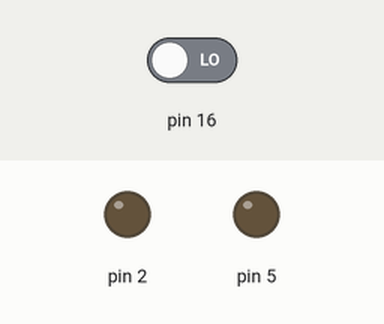
This sketch was run on a simulated Arduino Uno, built with avr-gcc and run on an emulated ATmega328P. On the bench: output pins drawn as LEDs (lit = HIGH). The inputs (shaded band) are chosen by the test bench; at power-on: pin 16 LOW.

Above: at 1.2 s.
1.3 s: pin 16 driven HIGH
At 2.5 s:
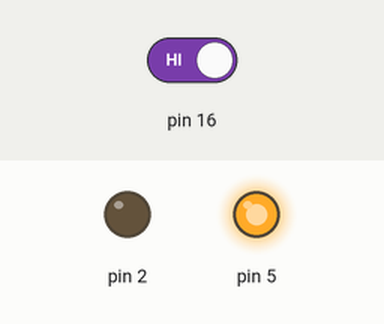
2.8 s: pin 16 driven LOW
At 3.7 s:
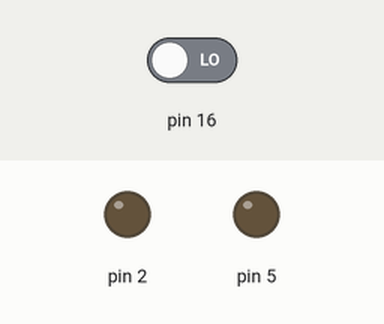
Timing chart, 0 to 5.8 s (numbered marks = the images above; inputs shaded):
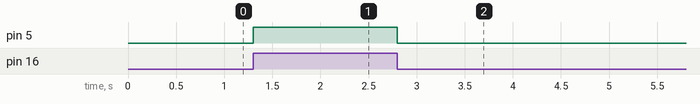

The sketch:

touch.ino
```cpp
 void setup() {
 pinMode(2, OUTPUT);
 pinMode(5, OUTPUT);
 Serial.begin(115200);
}
void loop() {
 if (digitalRead(16) == HIGH){
 digitalWrite(5, HIGH);
 }else if(digitalRead(16) == LOW){
 digitalWrite(5, LOW);
  }

}
```

Measured:
- after the input at 1.3 s, pin 5: LOW → HIGH at once
- after the input at 2.8 s, pin 5: HIGH → LOW at once
